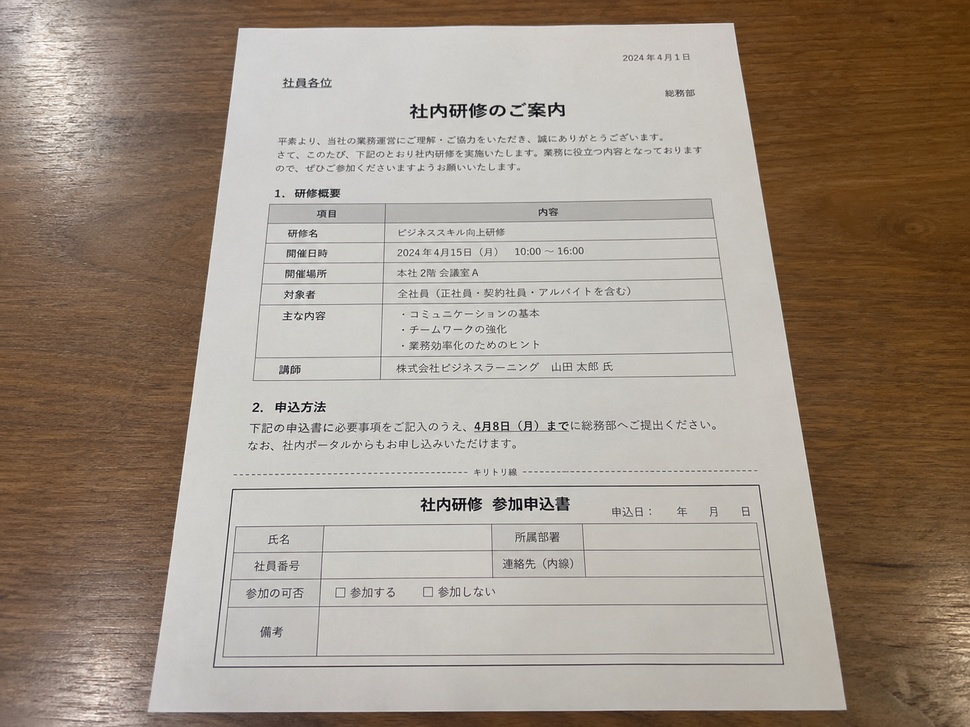
#> input picture document.jpg, 970 x 727 px, shrunk from 1448 x 1086 before the run, found by its file name
$ python scanner-6.py
#> lines starting #> are read from the running program, lines starting #| are printed output that depends on the picture; after the words box and inside, x2 and y2 are one past the last pixel; in counts of white or black regions, pixels touching at a corner belong together
import cv2
import numpy as np


# =========================================================
# 設定
# =========================================================

# 撮影ガイドの位置
# 画像端から10%内側
GUIDE_MARGIN_X = 0.10
GUIDE_MARGIN_Y = 0.10

# 書類候補として認める最低面積
# 画像全体の15%以上
MIN_AREA_RATIO = 0.15

# 画像全体とほぼ同じ大きさの輪郭は除外
MAX_AREA_RATIO = 0.95


# =========================================================
# 4点の並び順を整理
# =========================================================
def order_points(pts):

    pts = pts.reshape(4, 2).astype("float32")

    rect = np.zeros((4, 2), dtype="float32")

    # x + y
    s = pts.sum(axis=1)

    # 左上
    rect[0] = pts[np.argmin(s)]

    # 右下
    rect[2] = pts[np.argmax(s)]

    # y - x
    diff = np.diff(pts, axis=1).reshape(-1)

    # 右上
    rect[1] = pts[np.argmin(diff)]

    # 左下
    rect[3] = pts[np.argmax(diff)]

    return rect


# =========================================================
# 透視変換
# =========================================================
def four_point_transform(image, pts):

    rect = order_points(pts)

    tl, tr, br, bl = rect

    # -------------------------
    # 横幅
    # -------------------------

    widthA = np.linalg.norm(br - bl)

    widthB = np.linalg.norm(tr - tl)

    maxWidth = max(
        int(widthA),
        int(widthB)
    )

    # -------------------------
    # 高さ
    # -------------------------

    heightA = np.linalg.norm(tr - br)

    heightB = np.linalg.norm(tl - bl)

    maxHeight = max(
        int(heightA),
        int(heightB)
    )

    # サイズがおかしい場合
    if maxWidth <= 0 or maxHeight <= 0:
        return None

    # -------------------------
    # 変換後の座標
    # -------------------------

    dst = np.array([
        [0, 0],
        [maxWidth - 1, 0],
        [maxWidth - 1, maxHeight - 1],
        [0, maxHeight - 1]
    ], dtype="float32")

    # -------------------------
    # 透視変換行列
    # -------------------------

    M = cv2.getPerspectiveTransform(
        rect,
        dst
    )

    # -------------------------
    # 透視変換
    # -------------------------

    warped = cv2.warpPerspective(
        image,
        M,
        (maxWidth, maxHeight)
    )

    return warped


# =========================================================
# 輪郭を四角形へ近似
# =========================================================
def approximate_quadrilateral(contour):

    peri = cv2.arcLength(
        contour,
        True
    )

    # 少しずつ近似強度を変更する
    # 0.02だけで4点にならない場合への対策
    epsilon_values = [
        0.02,
        0.025,
        0.03
    ]

    for epsilon in epsilon_values:

        approx = cv2.approxPolyDP(
            contour,
            epsilon * peri,
            True
        )

        # 4点でなければ次へ
        if len(approx) != 4:
            continue

        # 凹んだ四角形は除外
        if not cv2.isContourConvex(approx):
            continue

        return approx

    return None


# =========================================================
# 書類候補の点数を計算
# =========================================================
def calculate_document_score(
    approx,
    area,
    guide_corners,
    guide_area,
    guide_center,
    image_diagonal
):

    # 四隅を
    # 左上、右上、右下、左下
    # の順番にする
    rect = order_points(approx)

    # -------------------------
    # 候補の中心
    # -------------------------

    document_center = np.mean(
        rect,
        axis=0
    )

    # -------------------------
    # 中心位置の評価
    # -------------------------

    center_distance = np.linalg.norm(
        document_center - guide_center
    )

    # 近いほど1
    # 遠いほど0
    center_score = 1.0 - min(
        center_distance / (image_diagonal * 0.35),
        1.0
    )

    # -------------------------
    # 四隅の位置を評価
    # -------------------------

    corner_distances = []

    for document_point, guide_point in zip(
        rect,
        guide_corners
    ):

        distance = np.linalg.norm(
            document_point - guide_point
        )

        corner_distances.append(
            distance
        )

    mean_corner_distance = np.mean(
        corner_distances
    )

    # ガイド四隅に近いほど高得点
    corner_score = 1.0 - min(
        mean_corner_distance
        / (image_diagonal * 0.35),
        1.0
    )

    # -------------------------
    # 大きさを評価
    # -------------------------

    size_difference = abs(
        area - guide_area
    ) / guide_area

    size_score = 1.0 - min(
        size_difference,
        1.0
    )

    # -------------------------
    # 総合点
    # -------------------------

    score = (
        corner_score * 0.45
        + size_score * 0.35
        + center_score * 0.20
    )

    return score


# =========================================================
# 画像読み込み
# =========================================================

img = cv2.imread(
    "document.jpg"
)
#> img is the input picture: shape (727, 970, 3); mean B, G, R 135.1, 147.8, 160.4


# 読み込み失敗
if img is None:

    print(
        "画像を読み込めませんでした。"
    )

    print(
        "document.jpg のファイル名や保存場所を確認してください。"
    )

    exit()


# =========================================================
# 画像サイズ
# =========================================================

height, width = img.shape[:2]

image_area = (
    width * height
)

image_diagonal = np.sqrt(
    width ** 2
    + height ** 2
)


# =========================================================
# 撮影ガイド
# =========================================================

guide_x1 = int(
    width * GUIDE_MARGIN_X
)

guide_y1 = int(
    height * GUIDE_MARGIN_Y
)

guide_x2 = int(
    width * (1.0 - GUIDE_MARGIN_X)
)

guide_y2 = int(
    height * (1.0 - GUIDE_MARGIN_Y)
)


# ガイドの面積
guide_area = (
    (guide_x2 - guide_x1)
    *
    (guide_y2 - guide_y1)
)


# ガイド中央
guide_center = np.array([
    (guide_x1 + guide_x2) / 2,
    (guide_y1 + guide_y2) / 2
], dtype="float32")


# ガイドの四隅
#
# 左上
# 右上
# 右下
# 左下
guide_corners = np.array([
    [guide_x1, guide_y1],
    [guide_x2, guide_y1],
    [guide_x2, guide_y2],
    [guide_x1, guide_y2]
], dtype="float32")


# =========================================================
# グレースケール化
# =========================================================

# 注意
#
# 以前はガイド内だけをROIとして
# 処理していた。
#
# 今回は画像全体を使用する。

gray = cv2.cvtColor(
    img,
    cv2.COLOR_BGR2GRAY
)
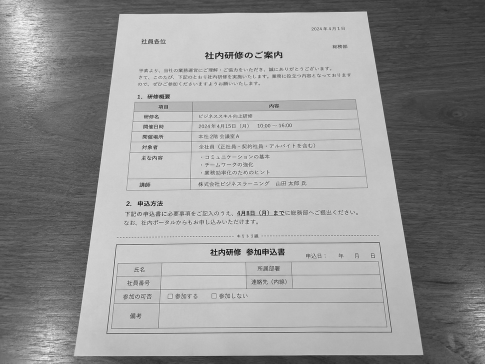
#> gray: shape (727, 970) (shown at 1/2 size); min 0, max 255, mean 150.1


# =========================================================
# ノイズ除去
# =========================================================

blur = cv2.GaussianBlur(
    gray,
    (5, 5),
    0
)


# =========================================================
# エッジ検出
# =========================================================

edge = cv2.Canny(
    blur,
    50,
    150
)
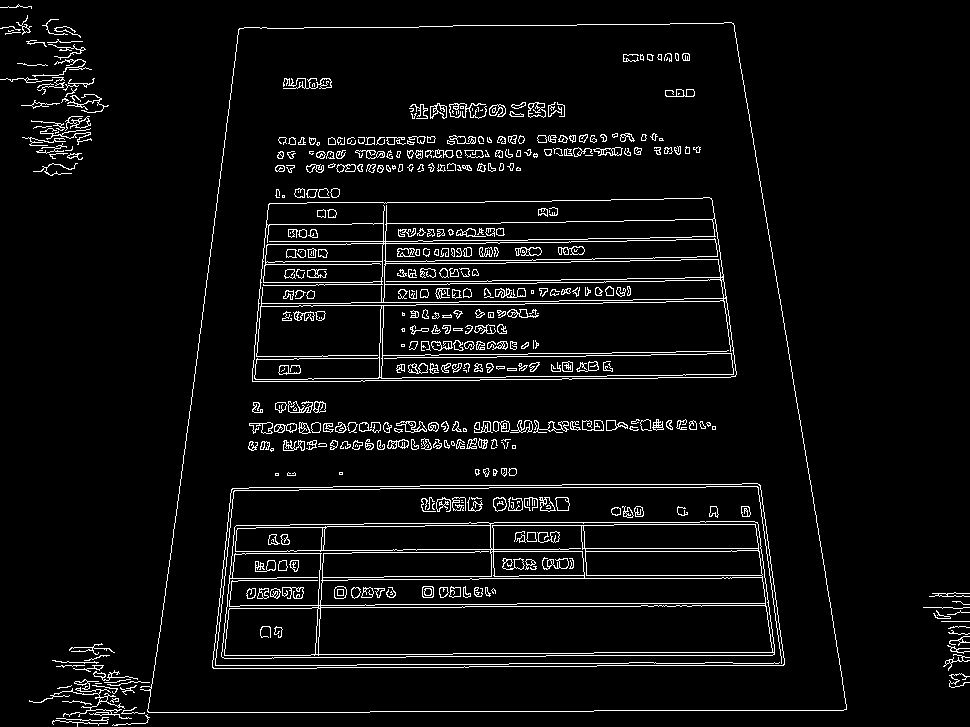
#> edge: shape (727, 970); 5.3% white in thin lines or dots


# =========================================================
# 切れたエッジを多少つなげる
# =========================================================

kernel = np.ones(
    (3, 3),
    np.uint8
)

edge_closed = cv2.morphologyEx(
    edge,
    cv2.MORPH_CLOSE,
    kernel,
    iterations=1
)
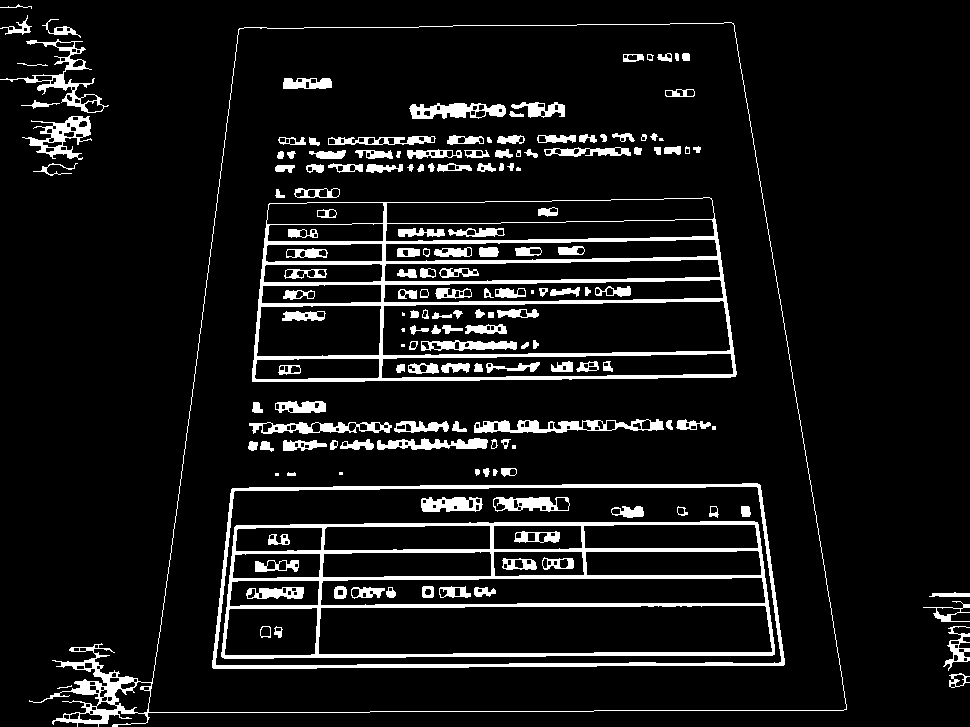
#> edge_closed: shape (727, 970); 8.9% white; 170 white regions (11 under 20 px)


# =========================================================
# 輪郭検出
# =========================================================

contours, _ = cv2.findContours(
    edge_closed,
    cv2.RETR_LIST,
    cv2.CHAIN_APPROX_SIMPLE
)
#> contours = 480 contours, 113 with area under 20; largest, box (x1, y1, x2, y2) and area: (29, 22, 847, 727) 411898, (148, 22, 847, 713) 408719, (212, 483, 785, 669) 99720, (215, 486, 782, 666) 95879, (252, 197, 737, 382) 82916


# =========================================================
# 書類候補探索
# =========================================================

document = None

best_score = -1

best_area = 0


for contour in contours:

    # -------------------------
    # 面積
    # -------------------------

    area = cv2.contourArea(
        contour
    )

    area_ratio = (
        area / image_area
    )

    # -------------------------
    # 小さすぎる輪郭を除外
    # -------------------------

    if area_ratio < MIN_AREA_RATIO:
        continue

    # -------------------------
    # 大きすぎる輪郭を除外
    # -------------------------

    if area_ratio > MAX_AREA_RATIO:
        continue

    # -------------------------
    # 四角形に近似
    # -------------------------

    approx = approximate_quadrilateral(
        contour
    )

    if approx is None:
        continue

    # -------------------------
    # 四角形の中心
    # -------------------------

    rect = order_points(
        approx
    )

    center = np.mean(
        rect,
        axis=0
    )

    # -------------------------
    # 中心がガイド周辺にないものを除外
    # -------------------------

    # 書類の中心がガイドの中なら候補にする
    if not (
        guide_x1 <= center[0] <= guide_x2
        and
        guide_y1 <= center[1] <= guide_y2
    ):
        continue

    # -------------------------
    # 書類らしさを点数化
    # -------------------------

    score = calculate_document_score(
        approx,
        area,
        guide_corners,
        guide_area,
        guide_center,
        image_diagonal
    )

    # -------------------------
    # 最も点数の高いものを採用
    # -------------------------

    if score > best_score:

        document = approx.copy()

        best_score = score

        best_area = area
#> this loop made 480 passes
#> (area, area_ratio) on passes 1, 3, 8: (25.5, 3.62e-05), (55.5, 7.87e-05), (21.5, 3.05e-05)
#> after the loop, best_area = 408719; best_score = 0.847


# =========================================================
# 表示用画像
# =========================================================

result = img.copy()


# =========================================================
# 撮影ガイドを表示
# =========================================================

cv2.rectangle(
    result,
    (guide_x1, guide_y1),
    (guide_x2, guide_y2),
    (255, 0, 0),
    3
)


# =========================================================
# ガイド説明
# =========================================================

text_y = guide_y1 - 15

if text_y < 30:
    text_y = guide_y1 + 30


cv2.putText(
    result,
    "Place document inside guide",
    (guide_x1, text_y),
    cv2.FONT_HERSHEY_SIMPLEX,
    0.8,
    (255, 0, 0),
    2
)


# =========================================================
# 書類を検出できた場合
# =========================================================

if document is not None:

    print(
        "書類を検出しました。"
    )

    print(
        f"Score : {best_score:.3f}"
    )
#| Score : 0.847

    print(
        f"Area ratio : {best_area / image_area:.3f}"
    )
#| Area ratio : 0.580

    # -------------------------
    # 検出した書類を緑色で表示
    # -------------------------

    cv2.drawContours(
        result,
        [document],
        -1,
        (0, 255, 0),
        4
    )

    # -------------------------
    # 四隅にも印を付ける
    # -------------------------

    ordered_document = order_points(
        document
    )
#> ordered_document = [[238, 30], [731, 22], [846, 708], [149, 712]]

    for point in ordered_document:

        x = int(
            point[0]
        )

        y = int(
            point[1]
        )

        cv2.circle(
            result,
            (x, y),
            8,
            (0, 0, 255),
            -1
        )
#> this loop made 4 passes
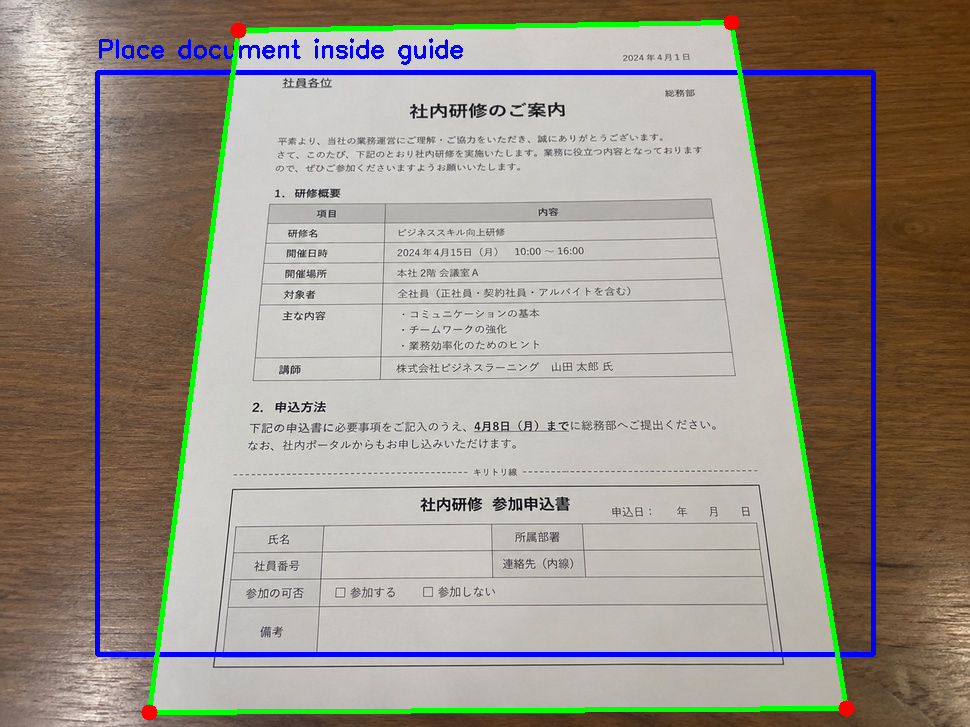
#> result: shape (727, 970, 3); mean B, G, R 135.4, 146.4, 154.3

    # =====================================================
    # 透視変換
    # =====================================================

    warped = four_point_transform(
        img,
        document
    )
#> in four_point_transform, `tl, tr, br, bl = rect`: tl = [238, 30]; tr = [731, 22]; br = [846, 708]; bl = [149, 712]
#> in four_point_transform, `widthA = np.linalg.norm(br - bl)`: widthA = 697
#> in four_point_transform, `widthB = np.linalg.norm(tr - tl)`: widthB = 493.1
#> in four_point_transform, `maxWidth = max( int(widthA), int(widthB) )`: maxWidth = 697
#> in four_point_transform, `heightA = np.linalg.norm(tr - br)`: heightA = 695.6
#> in four_point_transform, `heightB = np.linalg.norm(tl - bl)`: heightB = 687.8
#> in four_point_transform, `maxHeight = max( int(heightA), int(heightB) )`: maxHeight = 695
#> in four_point_transform, `dst = np.array([ [0, 0], [maxWidth - 1, 0], [maxWidth - 1, maxHeight -..`: dst = [[0, 0], [696, 0], [696, 694], [0, 694]]
#> in four_point_transform, `M = cv2.getPerspectiveTransform( rect, dst )`: M = [[1.46, 0.191, -353.4], [0.0239, 1.47, -49.94], [2.59e-05, 0.000621, 1]]

    if warped is not None:

        # =================================================
        # グレースケール化
        # =================================================

        scan_gray = cv2.cvtColor(
            warped,
            cv2.COLOR_BGR2GRAY
        )

        # =================================================
        # 背景推定
        # =================================================

        background = cv2.medianBlur(
            scan_gray,
            31
        )
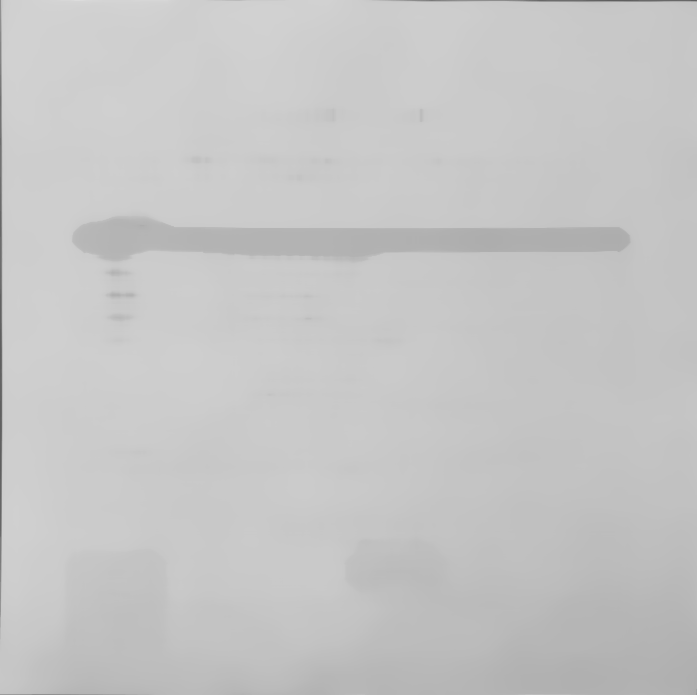
#> background: shape (695, 697); min 94, max 220, mean 197.5

        # =================================================
        # 影除去
        # =================================================

        shadow_removed = cv2.divide(
            scan_gray,
            background,
            scale=255
        )
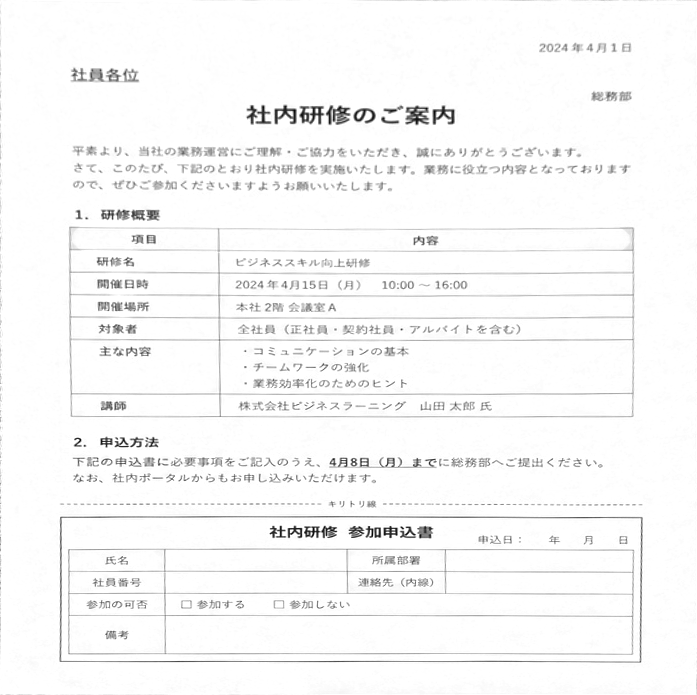
#> shadow_removed: shape (695, 697); min 0, max 255, mean 247.8

        # =================================================
        # 二値化
        # =================================================

        scan = cv2.adaptiveThreshold(
            shadow_removed,
            255,
            cv2.ADAPTIVE_THRESH_GAUSSIAN_C,
            cv2.THRESH_BINARY,
            11,
            2
        )
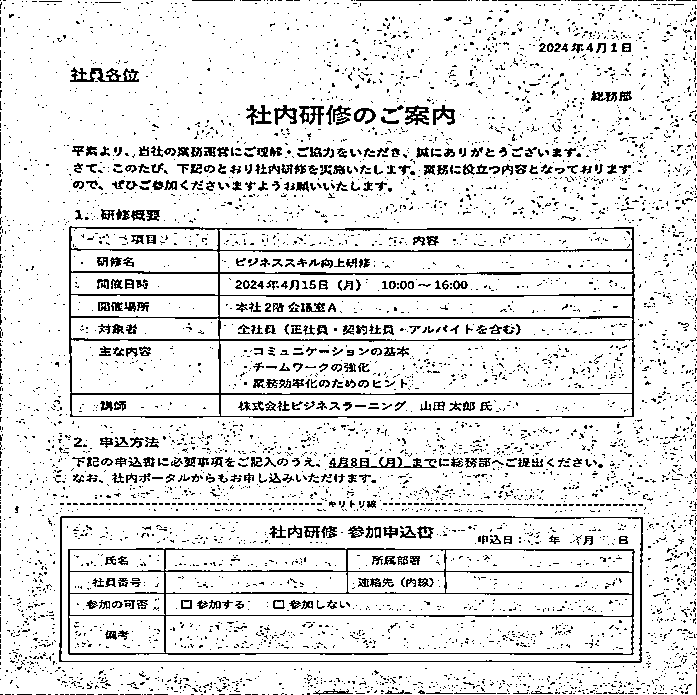
#> scan: shape (695, 697); 88.8% white; black in thin lines or dots

        # =================================================
        # 結果表示
        # =================================================

        cv2.imshow(
            "Perspective Transform",
            warped
        )

        cv2.imshow(
            "Shadow Removed",
            shadow_removed
        )

        cv2.imshow(
            "Scanned",
            scan
        )


# =========================================================
# 書類を検出できなかった場合
# =========================================================

else:

    print(
        "書類を検出できませんでした。"
    )


# =========================================================
# 確認用
# =========================================================

cv2.imshow(
    "Edge",
    edge_closed
)

cv2.imshow(
    "Document Detection",
    result
)


# =========================================================
# キー入力待ち
# =========================================================

cv2.waitKey(0)

cv2.destroyAllWindows()
